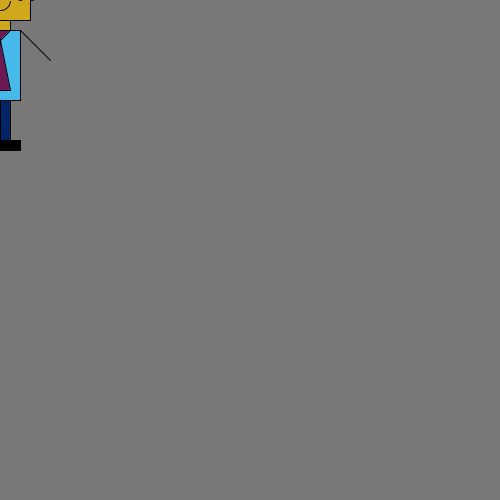
Frame 1 (no input)
Frame 60 (the mouse pressed at the canvas centre just before this capture): identical to frame 1, image omitted
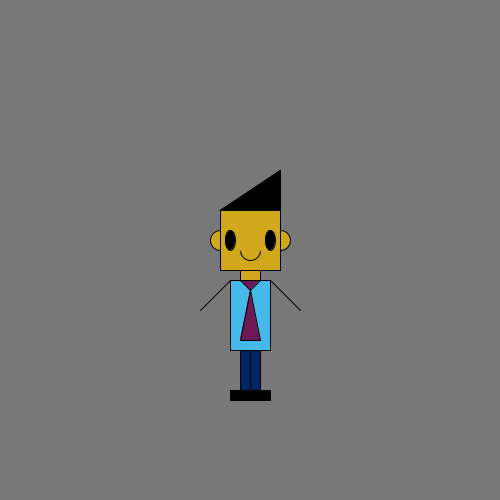
Frame 120 (the mouse held since frame 60 and released just before this capture)

The Processing sketch that drew these frames (run headless with seeded random() and noise(); from frame 60 on, the mouse is pressed at the canvas centre):

// Processing sketch: processing_70635
// ── processing_70635.pde

void setup(){
  size (500,500);
rectMode (CORNERS);
ellipseMode (CORNERS);
}
void draw (){
  background (120);


//ears
fill (209,167,27);
ellipse (mouseX-40,mouseY-20,mouseX-20,mouseY);
ellipse (mouseX+20,mouseY-20,mouseX+40,mouseY);
//face
rect (mouseX-30,mouseY-40,mouseX+30,mouseY+20);
//mouth
fill(209,167,27);
ellipse (mouseX-10,mouseY-10,mouseX+10,mouseY+10);
//mouth corrector
fill (209,167,27);
stroke (209,167,27);
rect(mouseX-10,mouseY-15,mouseX+10,mouseY);
//hair
fill (0);
stroke (0);
triangle (mouseX-30,mouseY-40,mouseX+30,mouseY-80,mouseX+30,mouseY-40);
//eyes
ellipse(mouseX-25,mouseY-20,mouseX-15,mouseY);
ellipse(mouseX+15,mouseY-20,mouseX+25,mouseY);
//neck
fill(209,167,27);
rect (mouseX-10,mouseY+20,mouseX+10,mouseY+30);
//body
fill(70,185,234);
rect(mouseX-20,mouseY+30,mouseX+20,mouseY+100);
//tie
fill(108,25,84);
triangle(mouseX-10,mouseY+30,mouseX,mouseY+40,mouseX+10,mouseY+30);
triangle(mouseX-10,mouseY+90,mouseX,mouseY+40,mouseX+10,mouseY+90);
//hands
line(mouseX-20,mouseY+30,mouseX-50,mouseY+60);
line(mouseX+20,mouseY+30,mouseX+50,mouseY+60);
//legs
fill(0,37,100);
rect(mouseX-10,mouseY+100,mouseX,mouseY+140);
rect(mouseX,mouseY+100,mouseX+10,mouseY+140);
//shoes
fill(0);
rect(mouseX-20,mouseY+140,mouseX,mouseY+150);
rect(mouseX,mouseY+140,mouseX+20,mouseY+150);
}
